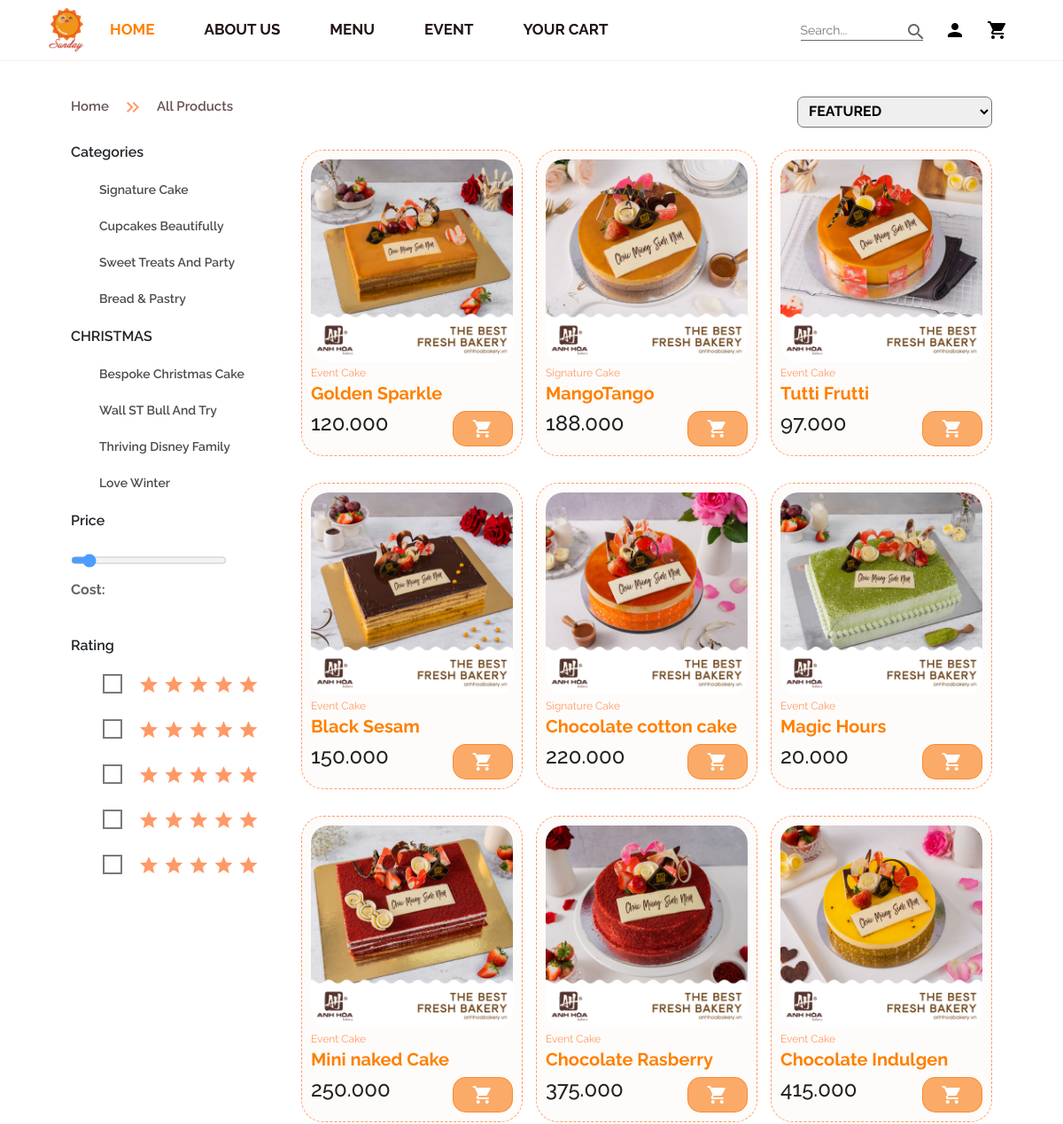
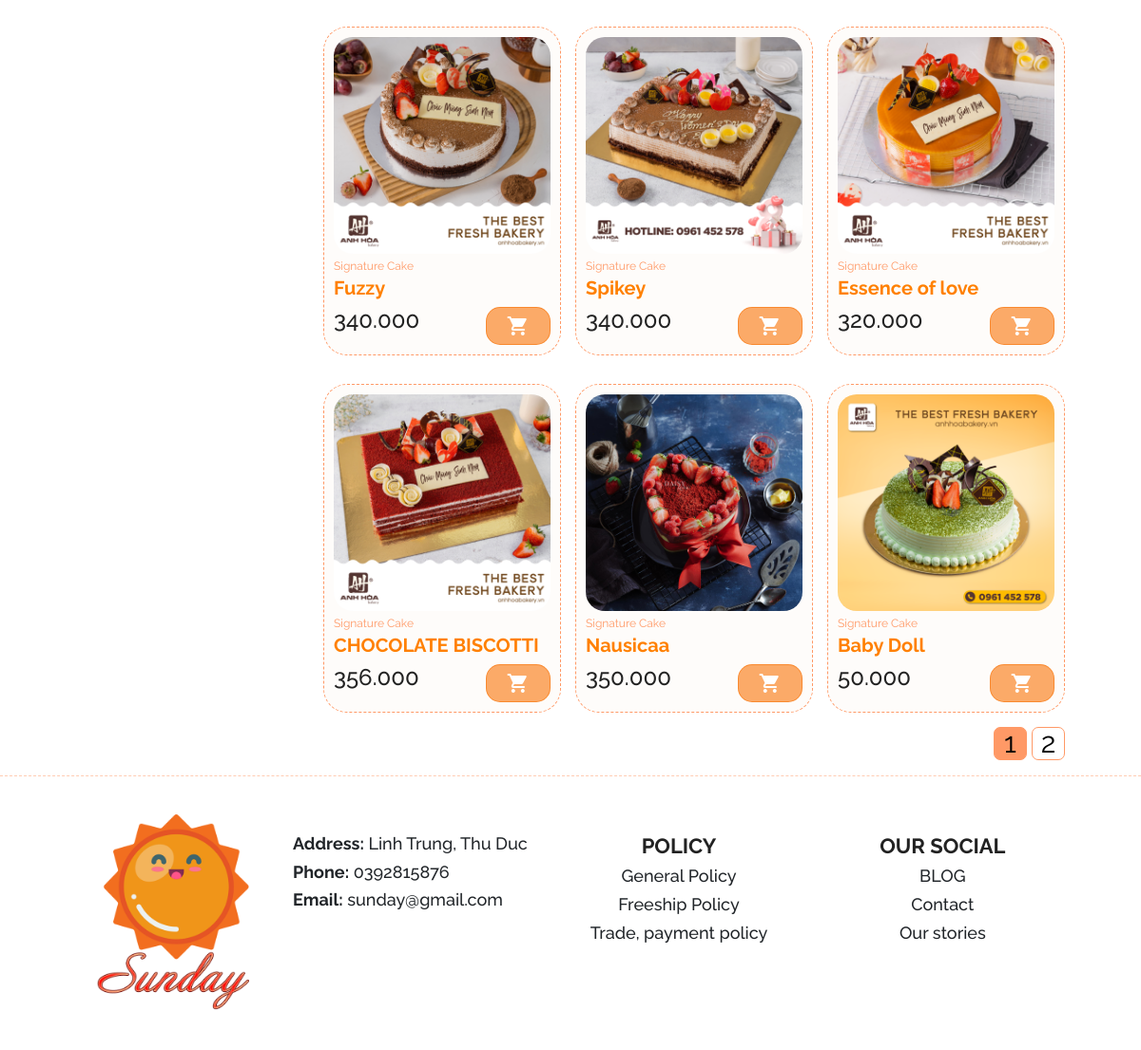
/products.php, run on the app's committed database (2 pictures, top to bottom).
### tables this page shows
CREATE TABLE `products` (
  `Pro_ID` int(11) NOT NULL,
  `Pro_Img` varchar(1000) NOT NULL,
  `Pro_Type` varchar(1000) NOT NULL,
  `Pro_Name` varchar(1000) NOT NULL,
  `Pro_Price` bigint(20) NOT NULL,
  `Pro_Rate` int(5) NOT NULL,
  `Pro_Info` varchar(2000) NOT NULL,
  `Pro_View` bigint(20) NOT NULL DEFAULT 0
);

### products.php (the view, shortened to what this page needs)
<?php
include 'Functions.php';
$sort_condition = "";
$param = "";
$item_per_page = 15;
$current_page = !empty($_GET['page']) ? $_GET['page'] : 1;
$offset = ($current_page - 1) * $item_per_page;
$QR = "SELECT * FROM `products` " . $sort_condition . " LIMIT " . $item_per_page . " OFFSET " . $offset;
$Products = $con->query($QR);
$total_records = mysqli_query($con, "SELECT * FROM `products`");
$totals = mysqli_num_rows($total_records);
$total_page = ceil($totals / $item_per_page);
?>
<?php
include 'inc/header.php';
?>
<div class="bg-main">
  <div class="container-1 section-p1">
    <div class="box">
      <div class="breadcumb-1">
        <a href="./index.php">home</a>
        <span><i class="material-icons">keyboard_double_arrow_right</i></span>
        <a href="./products.php">all products</a>
      </div>
    </div>
    <div class="box">
      <div class="row">
        <div class="filter-col" id="filter-col">
          <div class="box">
            <span class="filter-header">
              Categories
            </span>
            <ul class="filter-list">
              <li><a href="#">Signature Cake</a></li>
              <li><a href="#">Cupcakes Beautifully</a></li>
              <li><a href="#">Sweet Treats And Party</a></li>
              <li><a href="#">Bread & Pastry</a></li>
            </ul>
          </div>
          <div class="box">
            <span class="filter-header">
              CHRISTMAS
            </span>
            <ul class="filter-list">
              <li><a href="#">Bespoke Christmas Cake </a></li>
              <li><a href="#">Wall ST Bull And Try</a></li>
              <li><a href="#">Thriving Disney Family</a></li>
              <li><a href="#">Love Winter</a></li>
            </ul>
          </div>
          <div class="box">
            <span class="filter-header">
              Price
            </span>
            <div class="price-range">
              <div class="slidecontainer">
                <input type="range" min="1" max="600" value="50" class="slider" id="myRange">
                <p><b>Cost: <span id="demo"></span> </b> </p>
              </div>
            </div>
          </div>
          <div class="box">
            <span class="filter-header">
              rating
            </span>
            <ul class="filter-list">
              <li>
                <div class="group-checkbox">
                  <label for="remember1">
                    <span class="rating">
                      <i class='material-icons'>star</i>
                      <i class='material-icons'>star</i>
                      <i class='material-icons'>star</i>
                      <i class='material-icons'>star</i>
                      <i class='material-icons'>star</i>
                    </span>
                  </label>
                </div>
              </li>
              <li>
                <div class="group-checkbox">
                  <label for="remember1">
                    <span class="rating">
                      <i class='material-icons'>star</i>
                      <i class='material-icons'>star</i>
                      <i class='material-icons'>star</i>
                      <i class='material-icons'>star</i>
                      <i class='material-icons'>star</i>
                    </span>
                  </label>
                </div>
              </li>
              <li>
                <div class="group-checkbox">
                  <label for="remember1">
                    <span class="rating">
                      <i class='material-icons'>star</i>
                      <i class='material-icons'>star</i>
                      <i class='material-icons'>star</i>
                      <i class='material-icons'>star</i>
                      <i class='material-icons'>star</i>
                    </span>
                  </label>
                </div>
              </li>
              <li>
                <div class="group-checkbox">
                  <label for="remember1">
                    <span class="rating">
                      <i class='material-icons'>star</i>
                      <i class='material-icons'>star</i>
                      <i class='material-icons'>star</i>
                      <i class='material-icons'>star</i>
                      <i class='material-icons'>star</i>
                    </span>
                  </label>
                </div>
              </li>
              <li>
                <div class="group-checkbox">
                  <label for="remember1">
                    <span class="rating">
                      <i class='material-icons'>star</i>
                      <i class='material-icons'>star</i>
                      <i class='material-icons'>star</i>
                      <i class='material-icons'>star</i>
                      <i class='material-icons'>star</i>
                    </span>
                  </label>
                </div>
              </li>
            </ul>
          </div>
        </div>
      </div>
    </div>
  </div>
  <div class="container-2">
    <section id="product1" class="section-n1">
      <div class="box">
        <div class="sort">
          <select id="sortbox" onchange="this.options[this.selectedIndex].value &&
                    (window.location = this.options[this.selectedIndex].value);">
            <option value="?field=Pro_ID&sort=ASC" selected>
              <p>FEATURED</p>
            </option>
          </select>
        </div>
      </div>
      <div class="pro-container">
        <?php
        while ($row = $Products->fetch_array()) {
        ?>
          <div class="pro" id="except" onclick="window.location.href='product-detail.php?id=<?= $row['Pro_ID'] ?>';">
            <img src="<?= $row['Pro_Img'] ?>" alt="" class="">
            <div class="des">
              <span><?= $row['Pro_Type'] ?></span>
              <h5><?= $row['Pro_Name'] ?></h5>
            </div>
            <div class="cart">
              <h4><?= number_format($row['Pro_Price'], 0, ",", ".") ?></h4>
              <a href="#" class="cart-1"><i class="material-icons">shopping_cart</i></a>
            </div>
          </div>
        <?php
        }
        ?>
      </div>
      <div class="box">
        <ul class="pagination">
          <?php
          for ($num = 1; $num <= $total_page; $num++) {
            if ($num != $current_page) {
              if ($num > $current_page - 3 && $num < $current_page + 3) {
          ?>
                <li> <a href="?<?= $param ?>per_page=<?= $item_per_page ?>&page=<?= $num ?>"><span><?= $num ?></span></a>
                <?php
              }
            } else
            {
                ?>
                <li> <a href="?<?= $param ?>per_page=<?= $item_per_page ?>&page=<?= $num ?>" class="active"><span class="select"><?= $num ?></span></a>
                <li>
              <?php
            }
          }
              ?>
        </ul>
      </div>
    </section>
  </div>
</div>
<?php
include 'inc/footer.php';
?>

### css/style.css (style rules this page uses)
* { margin: 0; padding: 0; box-sizing: border-box; font-family: 'Raleway'; }
:root a { color: black; text-decoration: none; }
h4 { font-size: 20px; color: #222; }
p { font-size: 16px; color: #666; margin: 15px 0 20px 0; line-height: 1.8; }
body, input { width: 100%; font-family: 'Raleway'; }
li { list-style: none; }
a { text-decoration: none; color: #000; transition: all 0.3s ease; }
.section-p1 { padding: 40px 80px; }
.section-n1 { margin: 40px 80px 0 40px; }
#product1 { text-align: center; }
#product1 .pro-container { display: flex; justify-content: space-between; flex-wrap: wrap; }
#product1 .pro { width: 23%; min-width: 250px; padding: 10px; border: 0.5px dashed #ff9966; border-radius: 25px; cursor: pointer; margin: 15px 0; transition: 0.2 ease; background-color: rgba(240, 222, 207, 0.1); }
#product1 .pro img { width: 100%; border-radius: 20px; }
#product1 .pro .des { text-align: start; }
#product1 .pro .des span { color: #ff9966; font-size: 12px; }
#product1 .pro .des h5 { color: #ff8000; font-weight: bold; }
#product1 .pro .cart { display: flex; justify-content: space-between; }
#except { width: 30% !important; }
#product1 .pro .cart-1 { width: 30%; height: 40px; line-height: 40px; border-radius: 15px; background-color: rgba(248, 116, 8, 0.6); padding: 6px 2px 0 2px; color: white; border: 1px solid rgba(248, 116, 8, 0.6); }
.bg-main { display: flex; width: 100; }
.container-1 { width: 25%; padding-right: 0; }
.container-2 { width: 75%; padding-left: 0; }
.breadcumb-1 { display: flex; font-weight: 600; }
.breadcumb-1 a { text-transform: capitalize; color: rgb(102, 82, 82); font-size: 15px; }
.breadcumb-1 i { color: #ff9966; }
.breadcumb-1 span { margin: 0 15px; }
.sort { display: flex; font-weight: 600; justify-content: flex-end; }
.sort select { padding: 5px 5px 7px 8px; border-radius: 7px; font-weight: bold; outline: none; margin-bottom: 10px; cursor: pointer; width: 220px; }
.slidecontainer { width: 100%; }
.slider { width: 100%; height: 25px; background: #d3d3d3; outline: none; opacity: 0.7; }
.price-range { display: flex; align-items: center; justify-content: center; }
.price-range input { width: 80%; outline: none; }
.filter-header { display: block; margin: 20px 0; font-weight: 600; text-transform: capitalize; }
.filter-list>li { margin-bottom: 20px; display: flex; }
.filter-list>li a { font-weight: 600; color: rgba(0, 0, 0, 0.7); font-size: 14px; }
.group-checkbox { text-align: left; }
.group-checkbox label { cursor: pointer; padding-left: 40px; position: relative; }
.group-checkbox label::before { content: ""; position: absolute; left: 0; width: 22px; height: 22px; background-color: var(--main-bg-color); border: 2px solid #7b7979; }
.rating i { color: #ff9966; }
.pagination { display: flex; align-items: center; justify-content: flex-end; }
.pagination>li>a { display: flex; align-items: center; justify-content: center; width: 35px; height: 35px; margin-left: 5px; font-size: 30px; border-radius: 7px; padding: 5px 7px 7px; border: 1px solid #ff9966; }
.pagination>li>a.active { background-color: #ff9966; color: black; border-radius: 7px; padding: 5px 7px 7px; }

### data on the page
products: Pro_Img (picture), Pro_Type "Event Cake", Pro_Name "Golden Sparkle", Pro_Price "120.000"
products: Pro_Img (picture), Pro_Type "Signature Cake", Pro_Name "MangoTango", Pro_Price "188.000"
products: Pro_Img (picture), Pro_Type "Event Cake", Pro_Name "Tutti Frutti", Pro_Price "97.000"
products: Pro_Img (picture), Pro_Type "Event Cake", Pro_Name "Black Sesam", Pro_Price "150.000"
products: Pro_Img (picture), Pro_Type "Signature Cake", Pro_Name "Chocolate cotton cake", Pro_Price "220.000"
products: Pro_Img (picture), Pro_Type "Event Cake", Pro_Name "Magic Hours", Pro_Price "20.000"
products: Pro_Img (picture), Pro_Type "Event Cake", Pro_Name "Mini naked Cake", Pro_Price "250.000"
products: Pro_Img (picture), Pro_Type "Event Cake", Pro_Name "Chocolate Rasberry", Pro_Price "375.000"
products: Pro_Img (picture), Pro_Type "Event Cake", Pro_Name "Chocolate Indulgen", Pro_Price "415.000"
products: Pro_Img (picture), Pro_Type "Signature Cake", Pro_Name "Fuzzy", Pro_Price "340.000"
products: Pro_Img (picture), Pro_Type "Signature Cake", Pro_Name "Spikey", Pro_Price "340.000"
products: Pro_Img (picture), Pro_Type "Signature Cake", Pro_Name "Essence of love", Pro_Price "320.000"
products: Pro_Img (picture), Pro_Type "Signature Cake", Pro_Name "CHOCOLATE BISCOTTI", Pro_Price "356.000"
products: Pro_Img (picture), Pro_Type "Signature Cake", Pro_Name "Nausicaa", Pro_Price "350.000"
products: Pro_Img (picture), Pro_Type "Signature Cake", Pro_Name "Baby Doll", Pro_Price "50.000"
